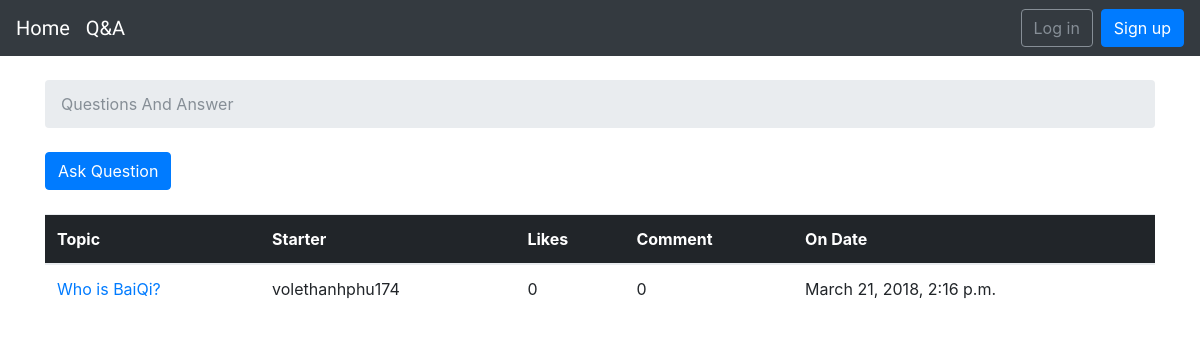
The page /Q&A/ on the database its author committed.
### Q/models.py (models this page shows, shortened)
class Question(models.Model):
    question = models.CharField(max_length=255)
    message = models.TextField(default="message")
    created_at = models.DateTimeField(auto_now_add=True)
    slug = models.SlugField(null=False, unique=True, default="content")
    starter = models.ForeignKey(User, related_name='questions', on_delete=models.SET_NULL, null=True)

### Q/views.py (the view)
# urls.py: url(r'^Q&A/', include('Q.urls', namespace='question')),
def Q(request):
    questions = Question.objects.all()
    return render(request, 'question.html', {'questions': questions})

### Q/templates/question.html (shortened to what this page needs)
{% extends "basic.html" %}
{% block breadcrumb %}
  <li class="breadcrumb-item active">Questions And Answer</li>
{% endblock %}
{% block content %}
<div class="mb-4">
    <a href="{% url 'question:new'%}" class="btn btn-primary">Ask Question</a>
</div>
<table class="table">
    <thead class="thead-inverse">
        <tr>
            <th>Topic</th>
            <th>Starter</th>
            <th>Likes</th>
            <th>Comment</th>
            <th>On Date</th>
        </tr>
    </thead>
    <tbody>
        {% for question in questions %}
          <tr>
            <td>
                <a href="{% url 'question:detail' question.slug %}">{{ question.question }}</a>
            </td>
            <td>{{ question.starter.username }}</td>
            <td class="align-middle">0</td>
            <td class="align-middle">0</td>
            <td>{{ question.created_at }}</td>
          </tr>
        {% endfor %}
    </tbody>
</table>
{% endblock %}

### rows shown on the page
Question: question "Who is BaiQi?", starter.username "volethanhphu174", created_at "March 21, 2018, 2:16 p.m."
